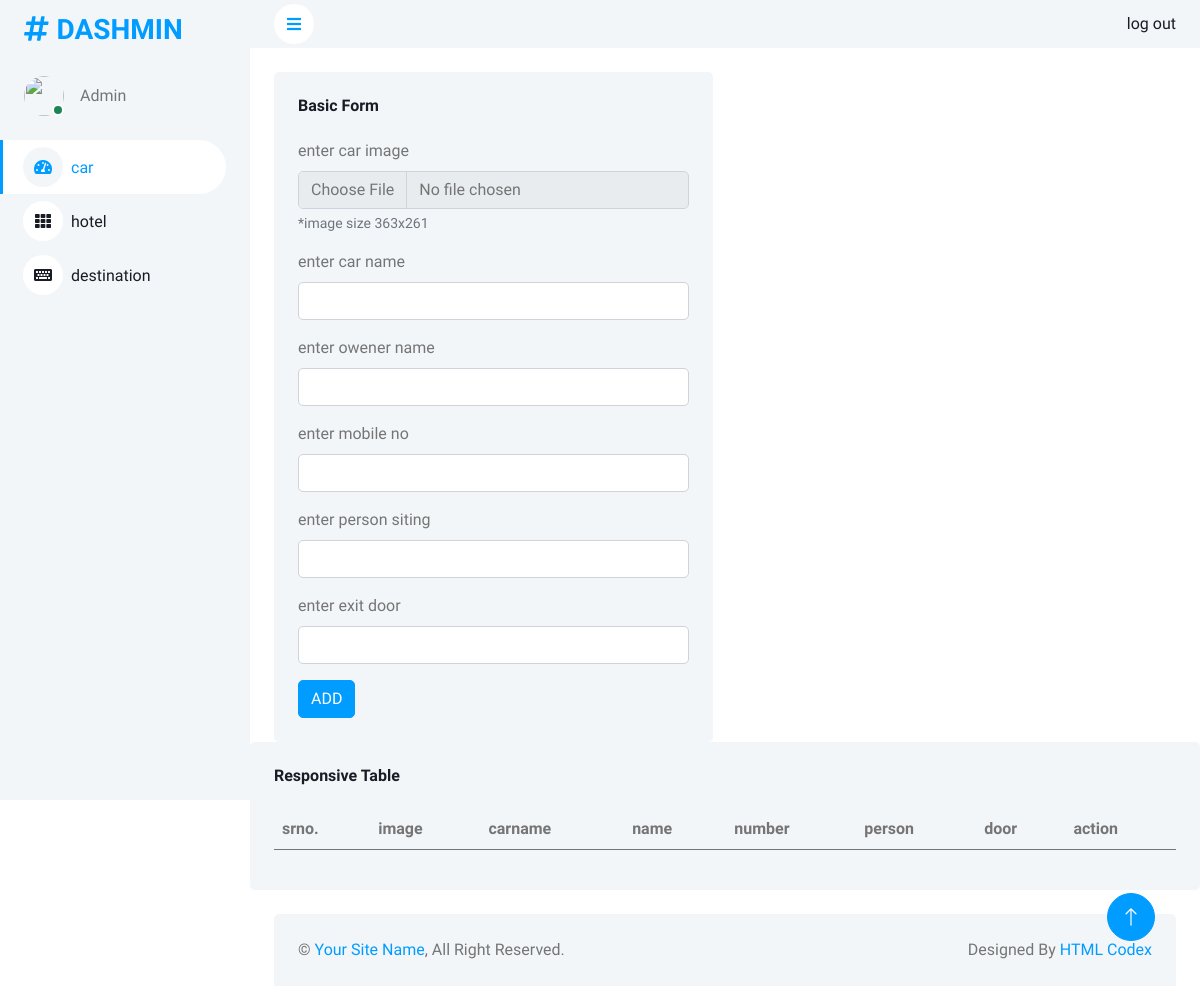
The page /admin/form.php on the database as committed earlier.
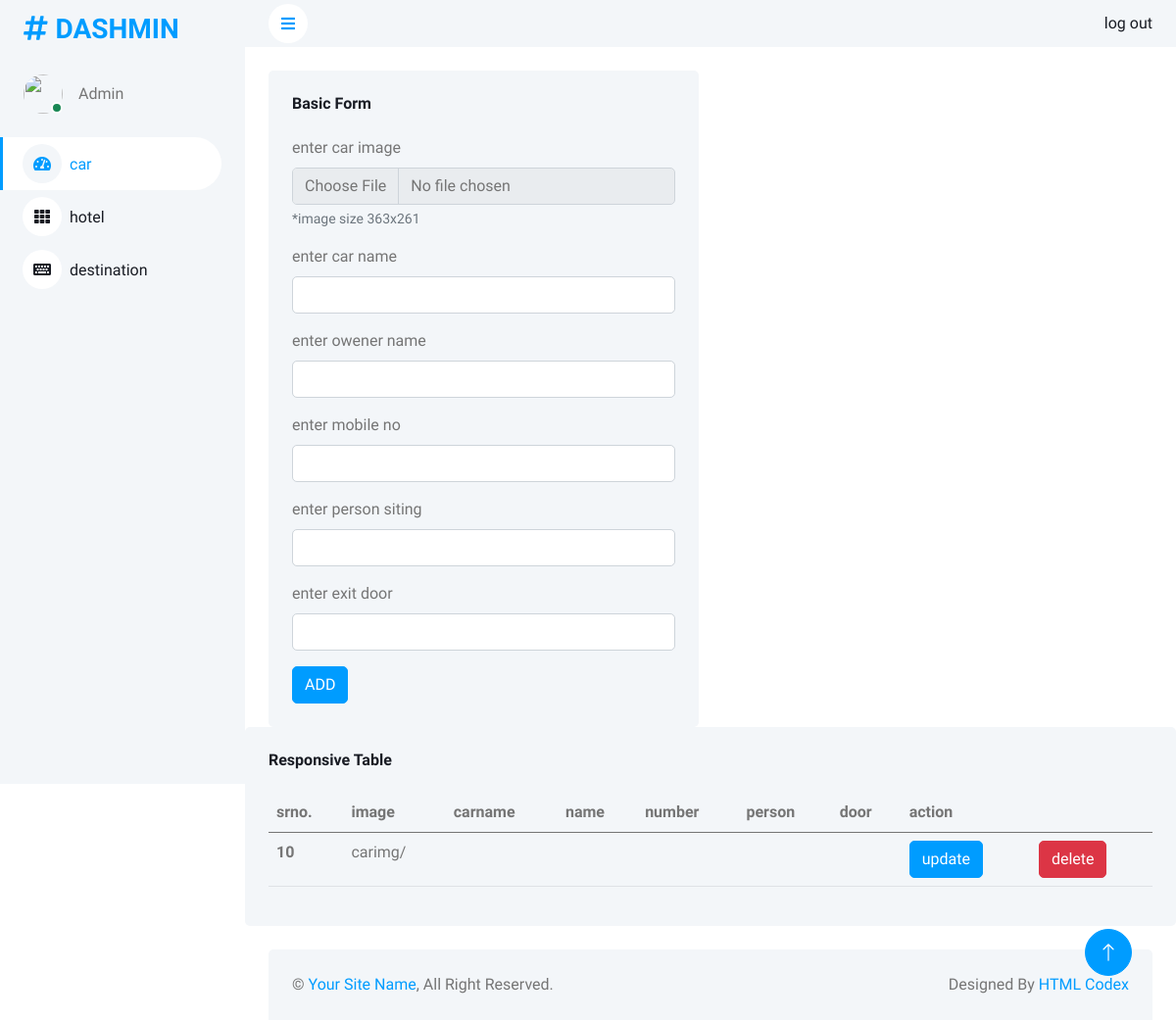
The same page on the database as committed later.
### tables this page shows
CREATE TABLE `car` (
  `sr` int(13) NOT NULL,
  `img` varchar(255) DEFAULT NULL,
  `carname` varchar(255) DEFAULT NULL,
  `name` varchar(255) DEFAULT NULL,
  `number` varchar(10) DEFAULT NULL,
  `person` varchar(10) DEFAULT NULL,
  `door` varchar(10) DEFAULT NULL
);

### admin/form.php (the view, shortened to what this page needs)
<?php
include('connection.php');
$sql="select * from car" ;
$res=mysqli_query($conn,$sql);
?>
<!DOCTYPE html>
<html lang="en">
<head>
    <link href="https://cdnjs.cloudflare.com/ajax/libs/font-awesome/5.10.0/css/all.min.css" rel="stylesheet">
    <link href="https://cdn.jsdelivr.net/npm/bootstrap-icons@1.4.1/font/bootstrap-icons.css" rel="stylesheet">
    <link href="lib/owlcarousel/assets/owl.carousel.min.css" rel="stylesheet">
    <link href="lib/tempusdominus/css/tempusdominus-bootstrap-4.min.css" rel="stylesheet" />
    <link href="css/bootstrap.min.css" rel="stylesheet">
    <link href="css/style.css" rel="stylesheet">
</head>
<body>
    <div class="container-xxl position-relative bg-white d-flex p-0">
        <div class="sidebar pe-4 pb-3">
            <nav class="navbar bg-light navbar-light">
                <a href="l" class="navbar-brand mx-4 mb-3">
                    <h3 class="text-primary"><i class="fa fa-hashtag me-2"></i>DASHMIN</h3>
                </a>
                <div class="d-flex align-items-center ms-4 mb-4">
                    <div class="position-relative">
                        <img class="rounded-circle" src="" alt="" style="width: 40px; height: 40px;">
                        <div class="bg-success rounded-circle border border-2 border-white position-absolute end-0 bottom-0 p-1"></div>
                    </div>
                    <div class="ms-3">
                        <span>Admin</span>
                    </div>
                </div>
                <div class="navbar-nav w-100">
                    <a href="form.php" class="nav-item nav-link active"><i class="fa fa-tachometer-alt me-2"></i>car</a>
                    <a href="hotel.php" class="nav-item nav-link"><i class="fa fa-th me-2"></i>hotel</a>
                    <a href="destination.php" class="nav-item nav-link "><i class="fa fa-keyboard me-2"></i>destination</a>
                </div>
            </nav>
        </div>
        <div class="content">
            <nav class="navbar navbar-expand bg-light navbar-light sticky-top px-4 py-0">
                <a href="#" class="sidebar-toggler flex-shrink-0">
                    <i class="fa fa-bars"></i>
                </a>
                <div class="navbar-nav align-items-center ms-auto">
                    <div class="nav-item dropdown">
                        <a href="#" class="nav-link ">
                            <span class="d-none d-lg-inline-flex">log out</span>
                        </a>
                    </div>
                </div>
            </nav>
            <div class="container-fluid pt-4 px-4">
                <div class="row g-4">
                    <div class="col-sm-12 col-xl-6">
                        <div class="bg-light rounded h-100 p-4">
                            <h6 class="mb-4">Basic Form</h6>
                            <form action="car.php" method="POST" enctype="multipart/form-data">
                                <div class="mb-3">
                                    <label for="file" class="form-label">enter car image</label>
                                    <input type="file" class="form-control" name="file"
                                    >
                                    <div  class="form-text">*image size 363x261
                                    </div>
                                </div>
                                <div class="mb-3">
                                    <label for="" class="form-label">enter car name</label>
                                    <input type="text" class="form-control"  name="carname"
                                    >
                                </div>
                                <div class="mb-3">
                                    <label for="" class="form-label">enter owener name</label>
                                    <input type="text" class="form-control"  name="name"
                                    >
                                </div>
                                <div class="mb-3">
                                    <label class="form-label">enter mobile no</label>
                                    <input type="number" class="form-control"  name="number">
                                </div>
                                <div class="mb-3">
                                    <label class="form-label">enter person siting</label>
                                    <input type="number" class="form-control" name="person" >
                                </div>
                                <div class="mb-3">
                                    <label class="form-label">enter exit door</label>
                                    <input type="number" class="form-control" name="door" >
                                </div>
                                <button type="submit" name="submit" value="submit" class="btn btn-primary">ADD</button>
                            </form>
                        </div>
                    </div>
                    </div>
                    </div>
                    <div class="col-12">
                        <div class="bg-light rounded h-100 p-4">
                            <h6 class="mb-4">Responsive Table</h6>
                            <div class="table-responsive">
                                <table class="table">
                                    <thead>
                                        <tr>
                                            <th scope="col">srno.</th>
                                            <th scope="col">image</th>
                                            <th scope="col">carname</th>
                                            <th scope="col">name</th>
                                            <th scope="col">number</th>
                                            <th scope="col">person</th>
                                            <th scope="col">door</th>
                                            <th scope="col" colspan="2">action</th>
                                        </tr>
                                    </thead>
                                    <tbody>
                                    <?php while( $row=mysqli_fetch_assoc($res)){?>
                                        <tr>
                                            <th scope="row"><?php echo $row['sr']?></th>
                                            <td><?php echo $row['img']?></td>
                                            <td><?php echo $row['carname']?></td>
                                            <td><?php echo $row['name']?></td>
                                            <td><?php echo $row['number']?></td>
                                            <td><?php echo $row['person']?></td>
                                            <td><?php echo $row['door']?></td>
                                            <td><a href="updateform.php?id=<?php echo $row['sr']?>"  class="btn btn-primary">update</button></td></a>
                                           <td><a href="delete.php?id=<?php echo $row['sr']?>"  class="btn btn-danger">delete</button></td></a>
                                        </tr>
                                        <?php }?>
                                    </tbody>
                                </table>
                            </div>
                        </div>
                    </div>
            <div class="container-fluid pt-4 px-4">
                <div class="bg-light rounded-top p-4">
                    <div class="row">
                        <div class="col-12 col-sm-6 text-center text-sm-start">
                            &copy; <a href="#">Your Site Name</a>, All Right Reserved.
                        </div>
                        <div class="col-12 col-sm-6 text-center text-sm-end">
                            Designed By <a href="https://htmlcodex.com">HTML Codex</a>
                        </div>
                    </div>
                </div>
            </div>
        </div>
        <a href="#" class="btn btn-lg btn-primary btn-lg-square back-to-top"><i class="bi bi-arrow-up"></i></a>
    </div>
</body>
</html>

### admin/css/style.css (style rules this page uses)
:root { --primary: #009CFF; --light: #F3F6F9; --dark: #191C24; }
.back-to-top { position: fixed; display: none; right: 45px; bottom: 45px; z-index: 99; }
.btn { transition: .5s; }
.btn.btn-primary { color: #FFFFFF; }
.btn-lg-square { width: 48px; height: 48px; }
.btn-square, .btn-sm-square, .btn-lg-square { padding: 0; display: inline-flex; align-items: center; justify-content: center; font-weight: normal; border-radius: 50px; }
.sidebar { position: fixed; top: 0; left: 0; bottom: 0; width: 250px; height: 100vh; overflow-y: auto; background: var(--light); transition: 0.5s; z-index: 999; }
.content { margin-left: 250px; min-height: 100vh; background: #FFFFFF; transition: 0.5s; }
@media (min-width: 992px) { .sidebar { margin-left: 0; } }
@media (min-width: 992px) { .content { width: calc(100% - 250px); } }
.sidebar .navbar .navbar-nav .nav-link { padding: 7px 20px; color: var(--dark); font-weight: 500; border-left: 3px solid var(--light); border-radius: 0 30px 30px 0; outline: none; }
.sidebar .navbar .navbar-nav .nav-link:hover, .sidebar .navbar .navbar-nav .nav-link.active { color: var(--primary); background: #FFFFFF; border-color: var(--primary); }
.sidebar .navbar .navbar-nav .nav-link i { width: 40px; height: 40px; display: inline-flex; align-items: center; justify-content: center; background: #FFFFFF; border-radius: 40px; }
.sidebar .navbar .navbar-nav .nav-link:hover i, .sidebar .navbar .navbar-nav .nav-link.active i { background: var(--light); }
.content .navbar .navbar-nav .nav-link { margin-left: 25px; padding: 12px 0; color: var(--dark); outline: none; }
.content .navbar .sidebar-toggler, .content .navbar .navbar-nav .nav-link i { width: 40px; height: 40px; display: inline-flex; align-items: center; justify-content: center; background: #FFFFFF; border-radius: 40px; }

Rows that differ between the two databases and show on the page:
added car: sr "10", img "carimg/"
